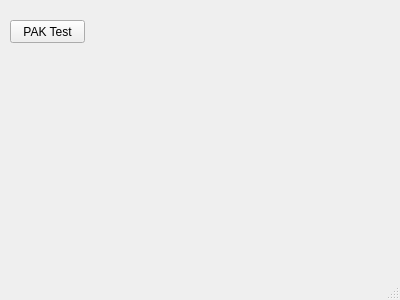
<?xml version="1.0" encoding="UTF-8"?>
<ui version="4.0">
 <class>MainWindow</class>
 <widget class="QMainWindow" name="MainWindow">
  <property name="geometry">
   <rect>
    <x>0</x>
    <y>0</y>
    <width>400</width>
    <height>300</height>
   </rect>
  </property>
  <property name="windowTitle">
   <string>MainWindow</string>
  </property>
  <widget class="QWidget" name="centralWidget">
   <widget class="QPushButton" name="btnPackagerTest">
    <property name="geometry">
     <rect>
      <x>10</x>
      <y>20</y>
      <width>75</width>
      <height>23</height>
     </rect>
    </property>
    <property name="text">
     <string>PAK Test</string>
    </property>
   </widget>
  </widget>
  <widget class="QStatusBar" name="statusBar"/>
 </widget>
 <layoutdefault spacing="6" margin="11"/>
 <resources/>
 <connections/>
</ui>
